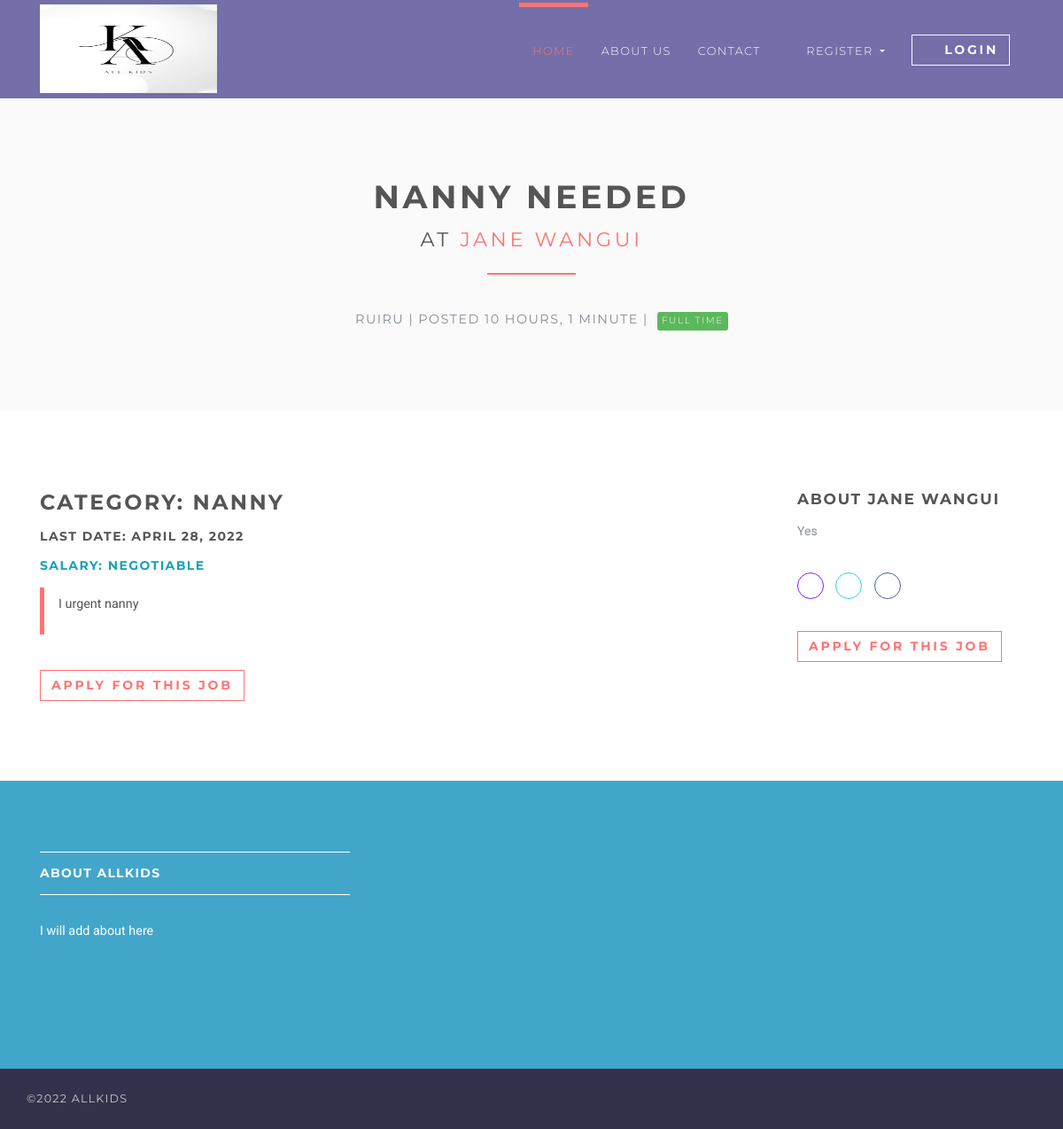
The page /jobs/12 on the database its author committed.
### jobsapp/models.py (models this page shows, shortened)
class Job(models.Model):
    user = models.ForeignKey(User, on_delete=models.CASCADE)
    title = models.CharField(max_length=300)
    description = models.TextField()
    location = models.CharField(max_length=150)
    type = models.CharField(choices=JOB_TYPE, max_length=10)
    category = models.CharField(max_length=100)
    last_date = models.DateTimeField()
    company_name = models.CharField(max_length=100)
    company_description = models.CharField(max_length=300)
    website = models.CharField(max_length=100, default="")
    created_at = models.DateTimeField(default=timezone.now)
    filled = models.BooleanField(default=False)

### jobsapp/views/home.py (the view)
# urls.py: path('jobs/<int:id>', JobDetailsView.as_view(), name='jobs-detail'),
class JobDetailsView(DetailView):
    model = Job
    template_name = 'jobs/details.html'
    context_object_name = 'job'
    pk_url_kwarg = 'id'
    def get_object(self, queryset=None):
        obj = super(JobDetailsView, self).get_object(queryset=queryset)
        if obj is None:
            raise Http404("Job doesn't exists")
        return obj
    def get(self, request, *args, **kwargs):
        try:
            self.object = self.get_object()
        except Http404:
            raise Http404("Job doesn't exists")
        context = self.get_context_data(object=self.object)
        return self.render_to_response(context)

### templates/jobs/details.html (shortened to what this page needs)
{% extends 'base.html' %}
{% load static %}
{% load is_already_applied %}
{% block content %}
    <section class="bg-light-gray">
        <div class="container">
            <h1 class="heading">{{ job.title }}<br>
                <small>at <a href="#"> {{ job.company_name }}</a></small>
            </h1>
            <div class="job-detail-description"><i class="fa fa-map-marker job__location"> </i>
                {{ job.location }} | Posted {{ job.created_at|timesince }} |
                {% if job.type == '1' %}
                    <span class="badge featured-badge badge-success">Full time</span>
                {% elif job.type == '2' %}
                    <span class="badge featured-badge badge-primary">Part time</span>
                {% else %}
                    <span style="color: #ffffff;" class="badge featured-badge badge-warning">Internship</span>
                {% endif %}
            </div>
        </div>
    </section>
    <section>
        <div class="container">
            <div class="row">
                <div class="col-lg-8">
                    <h3>Category: {{ job.category }}</h3>
                    <h5>Last date: {{ job.last_date|date }}</h5>
                    <h5 class="text-info">Salary: Negotiable</h5>
                    <blockquote class="blockquote">
                        <p>{{ job.description }}</p>
                    </blockquote>
                    <div class="job-detail__apply-bottom">
                        {% if request.user.is_authenticated %}
                            {% is_already_applied job request.user as is_applied %}
                            {% if is_applied %}
                                <input type="button" class="btn btn-outline-white-primary" value="Already applied"/>
                            {% else %}
                                <form action="{% url 'jobs:apply-job' job.id %}" method="post">
                                    {% csrf_token %}
                                    <input type="hidden" name="job" value="{{ job.id }}">
                                    <input type="submit" class="btn btn-outline-white-primary"
                                           value="Apply for this job"/>
                                </form>
                            {% endif %}
                        {% else %}
                            <form action="{% url 'jobs:apply-job' job.id %}" method="post">
                                <input type="submit" class="btn btn-outline-white-primary"
                                       value="Apply for this job"/>
                            </form>
                        {% endif %}
                    </div>
                </div>
                <div class="col-lg-1"></div>
                <div class="col-lg-3">
                    <h4>About {{ job.company_name }}</h4>
                    <p class="job-detail__company-description">{{ job.company_description }}</p>
                    <p class="job-detail__social social social--outline">
                        <a href="{{ job.website }}" data-toggle="tooltip" data-placement="top" title="Website"
                           class="link">
                            <i class="fa fa-link"></i>
                        </a>
                        <a href="#" data-toggle="tooltip" data-placement="top" title="Twitter" class="twitter">
                            <i class="fa fa-twitter"></i>
                        </a>
                        <a href="#" data-toggle="tooltip" data-placement="top" title="Facebook" class="facebook">
                            <i class="fa fa-facebook"></i>
                        </a>
                    </p>
                    <div class="job-detail__apply-top">
                        {% if is_applied %}
                            <input type="button" class="btn btn-outline-white-primary" value="Already applied"/>
                        {% else %}
                            <form action="{% url 'jobs:apply-job' job.id %}" method="post">
                                <input type="submit" class="btn btn-outline-white-primary" value="Apply for this job"/>
                            </form>
                        {% endif %}
                    </div>
                </div>
            </div>
        </div>
    </section>
{% endblock %}

### static/css/style.default.css (style rules this page uses)
html { height:100% }
body { height:100% }
section { position:relative;padding-top:90px;padding-bottom:90px }
.heading { text-align:center;margin-bottom:40px }
.heading:after { content:" ";display:block;width:100px;height:2px;margin:20px auto 20px;background:#ff7473 }
a,button { -webkit-transition:all .2s ease-out;transition:all .2s ease-out }
a i.fa,button i.fa { margin:0 5px }
.bg-light-gray { background:#fafafa }
.badge { text-transform:uppercase;font-weight:300;font-family:"Montserrat",Helvetica,Arial,sans-serif;font-size:0.65rem;padding:5px }
.featured-badge { font-weight:300;border-radius:3px;margin-left:5px;padding:5px;letter-spacing:0.1rem }
.job__location { margin-right:5px;color:#868e96 }
.job-detail-description { text-align:center;text-transform:uppercase;letter-spacing:0.1em;font-family:"Montserrat",Helvetica,Arial,sans-serif;color:#868e96;font-size:0.9rem }
.job-detail__company-description { color:#868e96 }
.job-detail__social { text-align:left !important;padding:20px 0 }
.job-detail__apply-bottom { margin-top:40px }
.heading small { font-size:1.4rem }
.social--outline a { width:30px;height:30px;line-height:30px;border-radius:50%;border:1px solid #ff7473;text-align:center;padding:0;display:inline-block;margin-right:10px }
.social--outline a.link { color:#871AFF;border-color:#871AFF }
.social--outline a.twitter { color:#3cf;border-color:#3cf }
.social--outline a.facebook { color:#4460ae;border-color:#4460ae }
.btn { font-weight:700;font-family:"Montserrat",Helvetica,Arial,sans-serif;border:1px solid transparent;text-transform:uppercase;letter-spacing:0.2em;padding:.375rem .75rem;font-size:.875rem;line-height:1.5;border-radius:0;-webkit-transition:background-color 0.15s ease-in-out,border-color 0.15s ease-in-out,-webkit-box-shadow 0.15s ease-in-out;transition:background-color 0.15s ease-in-out,border-color 0.15s ease-in-out,-webkit-box-shadow 0.15s ease-in-out;transition:background-color 0.15s ease-in-out,border-color 0.15s ease-in-out,box-shadow 0.15s ease-in-out;transition:background-color 0.15s ease-in-out,border-color 0.15s ease-in-out,box-shadow 0.15s ease-in-out,-webkit-box-shadow 0.15s ease-in-out }
.btn-outline-white-primary { color:#ff7473;background-color:#fff;background-image:none;border-color:#ff7473 }
body { font-family:"Roboto",Helvetica,Arial,sans-serif;font-size:.875rem;font-weight:400;line-height:1.5;color:#555;background-color:#fff }
a { color:#ff7473;text-decoration:none }
h1,h2,h3,h4,h5,h6,.h1,.h2,.h3,.h4,.box-simple h3,.box-image .name h3,.box-image-text .top .name h3,.box-image-text .top .name h4,.h5,.h6 { margin-bottom:1rem;font-family:"Montserrat",Helvetica,Arial,sans-serif;font-weight:700;line-height:1.2;color:#555;text-transform:uppercase;letter-spacing:0.1em }
h1,.h1 { font-size:2.275rem }
h3,.h3 { font-size:1.4875rem }
h4,.h4,.box-simple h3,.box-image .name h3,.box-image-text .top .name h3,.box-image-text .top .name h4 { font-size:1.0675rem }
h5,.h5 { font-size:.875rem }
small,.small { font-size:80%;font-weight:400 }
.blockquote { padding:.5rem 1rem;margin-bottom:2rem;font-size:.9rem;border-left:5px solid #ff7473 }
.text-info { color:#17a2b8 !important }
.badge-success { color:color-yiq(#5cb85c);background-color:#5cb85c }

### rows shown on the page
Job: title "NANNY NEEDED", company_name "JANE WANGUI", location "RUIRU", created_at "10 HOURS, 1 MINUTE", category "NANNY", last_date "APRIL 28, 2022", description "I urgent nanny", company_description "Yes"
